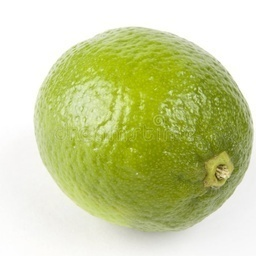
#> input picture fruit_dataset/training/fruit_112.jpg, 256 x 256 px; its folder holds only this picture in this run
$ jupyter execute --allow-errors features_extraction-Copy1.ipynb   (older library calls are emulated)
#> lines starting #> are read from the running program, lines starting #| are printed output that depends on the picture
#> further down, img is the input picture: shape (256, 256, 3); mean B, G, R 153.8, 209.2, 201.8
#> `r,g,b = cv2.split(img)`:
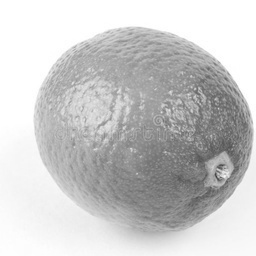
#> r: shape (256, 256); min 60, max 255, mean 201.8
#> `r,g,b = cv2.split(img)`:
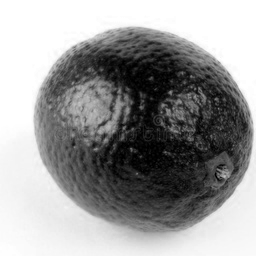
#> b: shape (256, 256); min 0, max 255, mean 153.8
Extractor de características

[cell 1]
import cv2
import numpy as np
import matplotlib.pyplot as plt
from mpl_toolkits.mplot3d import Axes3D
from matplotlib.colors import hsv_to_rgb
# from matplotlib import cm
from matplotlib import colors
import os
from IPython.display import clear_output
import time
import math
import statistics

import numpy as np
from skimage import io, color, img_as_ubyte
from skimage.feature import greycomatrix, greycoprops
from sklearn.metrics.cluster import entropy

[cell 2]
def entropy(signal):
        lensig=signal.size
        symset=list(set(signal))
        numsym=len(symset)
        propab=[np.size(signal[signal==i])/(1.0*lensig) for i in symset]
        ent=np.sum([p*np.log2(1.0/p) for p in propab])
        return ent

[cell 3]
light_yellow = np.array([0,120,20],np.uint8)
dark_yellow = np.array([175,255,255],np.uint8)

[cell 4]
path = 'fruit_dataset/training/'

[cell 5]
# obtenemos lista de imagenes a analizar
list = os.listdir(path)
print(len(list))

[cell 6]
hue_feature = []
cva_feature = []
entropy_feature = []
energy_feature = []

#> (a cell that did not finish here is left out)

$ run again, on fruit_dataset/training/fruit_16.jpg
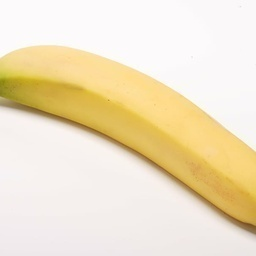
#> input picture fruit_dataset/training/fruit_16.jpg, 256 x 256 px
#> img is the input picture: shape (256, 256, 3); mean B, G, R 197.6, 226.4, 240.1
#> `r,g,b = cv2.split(img)`:
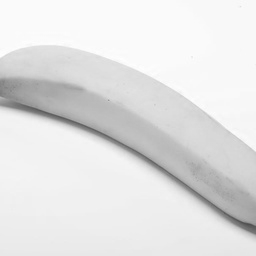
#> g: shape (256, 256); min 80, max 255, mean 226.4
#> `r,g,b = cv2.split(img)`:
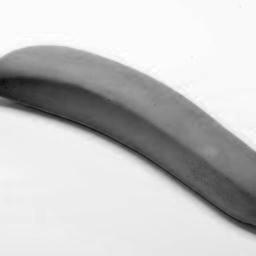
#> b: shape (256, 256); min 12, max 255, mean 197.6

$ run again, on fruit_dataset/training/fruit_21.jpg
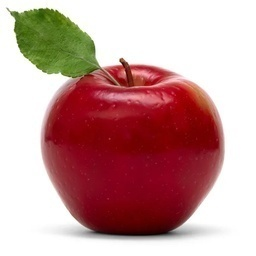
#> input picture fruit_dataset/training/fruit_21.jpg, 256 x 256 px
#> img is the input picture: shape (256, 256, 3); mean B, G, R 155.2, 157, 198.3
#> `r,g,b = cv2.split(img)`:
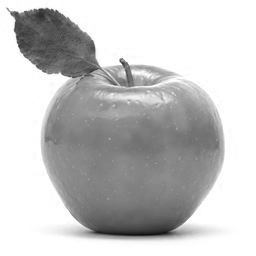
#> r: shape (256, 256); min 14, max 255, mean 198.3
#> `r,g,b = cv2.split(img)`:
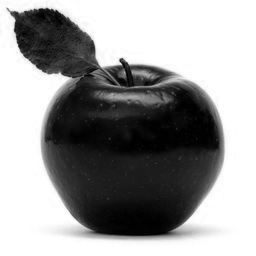
#> b: shape (256, 256); min 0, max 255, mean 155.2

$ run again, on fruit_dataset/training/fruit_134.jpg
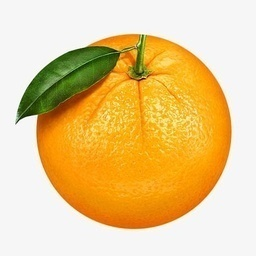
#> input picture fruit_dataset/training/fruit_134.jpg, 256 x 256 px
#> img is the input picture: shape (256, 256, 3); mean B, G, R 140.1, 201.1, 232.2
#> `r,g,b = cv2.split(img)`:
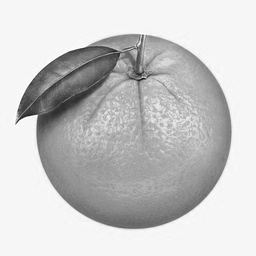
#> g: shape (256, 256); min 16, max 255, mean 201.1
#> `r,g,b = cv2.split(img)`:
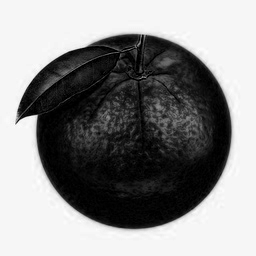
#> b: shape (256, 256); min 0, max 255, mean 140.1
